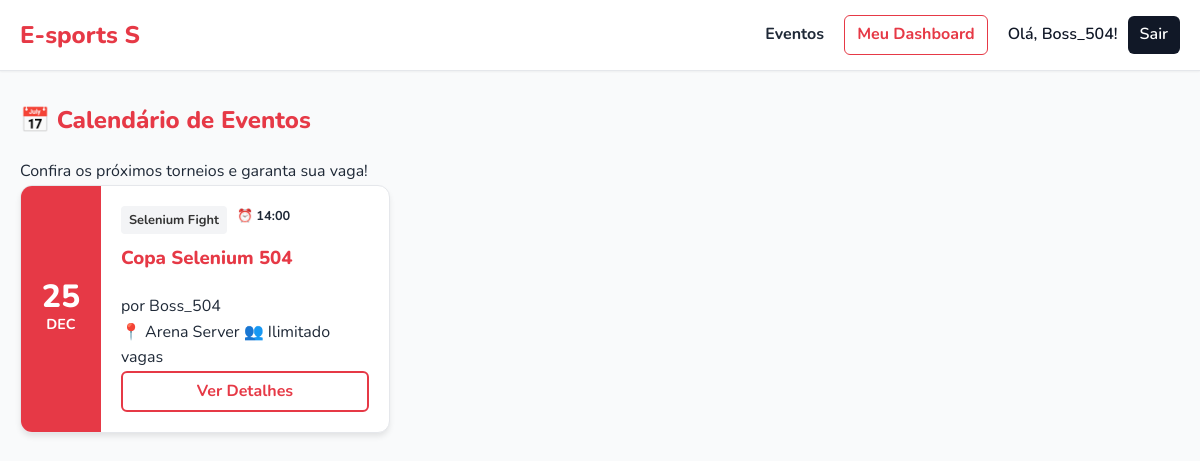
Page /eventos (signed in) on the committed database.
### app_build/models.py (models this page shows)
class Organizador(db.Model):
    id = db.Column(db.Integer, primary_key=True)
    nome = db.Column(db.String(100), unique=True, nullable=False)
    email = db.Column(db.String(100), unique=True, nullable=False)
    senha = db.Column(db.String(200), nullable=False)
    telefone = db.Column(db.String(20))
    idade = db.Column(db.Integer)

class Evento(db.Model):
    id = db.Column(db.Integer, primary_key=True)
    nome = db.Column(db.String(100), nullable=False)
    jogo = db.Column(db.String(100))
    data = db.Column(db.Date, nullable=True)
    horario = db.Column(db.Time, nullable=True)
    descricao = db.Column(db.Text, nullable=True)
    link_externo = db.Column(db.String(200), nullable=True)
    limite_jogadores = db.Column(db.Integer)
    faixa_etaria = db.Column(db.String(50))
    local = db.Column(db.String(100))
    status = db.Column(db.String(50), nullable=False, default='Ativo')
    fase_atual = db.Column(db.String(50), default='Classificatoria')
    vagas_mata_mata = db.Column(db.Integer, default=4)
    organizador_id = db.Column(db.Integer, db.ForeignKey('organizador.id'), nullable=False)
    organizador = db.relationship('Organizador', backref=db.backref('eventos', lazy=True))

### app_build/app.py (the view)
@app.route('/eventos')
@login_required
def lista_eventos():
    eventos = Evento.query.filter_by(status='Ativo').order_by(Evento.data.asc()).all()
    return render_template('evento.html', eventos=eventos, user_session=session)

### app_build/app.py (called while the page is built)
def login_required(f):
    @wraps(f)
    def decorated_function(*args, **kwargs):
        if 'user_id' not in session:
            flash("Você precisa estar logado.", "error")
            return redirect(url_for('login'))
        return f(*args, **kwargs)
    return decorated_function

### app_build/templates/evento.html (shortened to what this page needs)
{% extends 'base.html' %}
{% block content %}
    <div class="calendar-header">
        <h2>📅 Calendário de Eventos</h2>
        <p>Confira os próximos torneios e garanta sua vaga!</p>
    </div>
    <div class="calendar-grid">
        {% for e in eventos %}
            <div class="calendar-card">
                <div class="calendar-date">
                    <span class="day">{{ e.data.strftime('%d') }}</span>
                    <span class="month">{{ e.data.strftime('%b').upper() }}</span>
                </div>
                <div class="calendar-content">
                    <div class="calendar-badges">
                        <span class="badge-game">{{ e.jogo }}</span>
                        <span class="badge-time">⏰ {{ e.horario.strftime('%H:%M') }}</span>
                    </div>
                    <h3>{{ e.nome }}</h3>
                    <p class="organizer">por {{ e.organizador.nome }}</p>
                    <div class="calendar-info">
                        <span>📍 {{ e.local }}</span>
                        <span>👥 {{ e.limite_jogadores or 'Ilimitado' }} vagas</span>
                    </div>
                    <a href="{{ url_for('evento_detalhe', id=e.id) }}" class="btn-calendar-action">Ver Detalhes</a>
                </div>
            </div>
        {% endfor %}
    </div>
{% endblock %}

### app_build/templates/base.html (shortened to what this page needs)
<!DOCTYPE html>
<html lang="pt-br">
<head>
    <link rel="stylesheet" href="{{ url_for('static', filename='css/style.css') }}">
</head>
<body>
    <header class="header-internal">
        <div class="container">
            <a href="{{ url_for('index') }}" class="logo">E-sports S</a>
            <nav>
                <a href="{{ url_for('lista_eventos') }}">Eventos</a>
                {% if session.user_id %}
                    {% if session.user_type == 'organizador' %}
                        <a href="{{ url_for('dashboard') }}" class="nav-dashboard-link">Meu Dashboard</a>
                    {% endif %}
                    <span class="nav-welcome">Olá, {{ session.user_name }}!</span>
                    <a href="{{ url_for('logout') }}" class="btn-logout">Sair</a>
                {% else %}
                    <a href="{{ url_for('login') }}" class="btn-login-nav">Login</a>
                {% endif %}
            </nav>
        </div>
    </header>
    <main>
        <div class="container">
            {% block content %}{% endblock %}
        </div>
    </main>
</body>
</html>

### app_build/static/css/style.css (style rules this page uses)
:root { --cor-principal: #E63946; --cor-principal-dark: #c9303c; --cor-fundo: #F9FAFB; --cor-card: #FFFFFF; --cor-texto: #1F2937; --cor-borda: #E5E7EB; --cor-destaque: #111827; --sombra: 0 4px 6px -1px rgba(0, 0, 0, 0.1); --sombra-hover: 0 10px 15px -3px rgba(0, 0, 0, 0.1); }
* { margin: 0; padding: 0; box-sizing: border-box; }
body { font-family: 'Nunito', sans-serif; background-color: var(--cor-fundo); color: var(--cor-texto); line-height: 1.6; }
.container { max-width: 1200px; margin: 0 auto; padding: 0 20px; }
h1, h2, h3 { font-weight: 800; color: var(--cor-principal); margin-bottom: 20px; }
.header-home, header.header-internal { background: var(--cor-card); border-bottom: 1px solid var(--cor-borda); padding: 15px 0; margin-bottom: 30px; box-shadow: 0 1px 2px rgba(0,0,0,0.05); }
.header-home .container, header.header-internal .container { display: flex; justify-content: space-between; align-items: center; }
.logo-home, .logo { font-size: 1.5rem; font-weight: 800; color: var(--cor-principal); text-decoration: none; display: inline-block; transition: transform 0.2s ease; }
nav { display: flex; align-items: center; }
nav a { color: var(--cor-texto); text-decoration: none; font-weight: 700; margin-left: 20px; transition: color 0.2s; }
.nav-welcome { margin-left: 20px; color: var(--cor-destaque); font-weight: 600; }
.nav-dashboard-link { color: var(--cor-principal); border: 1px solid var(--cor-principal); padding: 6px 12px; border-radius: 6px; display: inline-block; }
.btn-logout { background: var(--cor-destaque); color: #fff !important; font-weight: 600; text-decoration: none; padding: 6px 12px; border-radius: 6px; margin-left: 10px; display: inline-block; }
.list-wrapper, .calendar-grid { display: grid; grid-template-columns: repeat(auto-fill, minmax(320px, 1fr)); gap: 25px; }
.card, .calendar-card { background: var(--cor-card); border: 1px solid var(--cor-borda); border-radius: 12px; padding: 25px; box-shadow: var(--sombra); transition: transform 0.2s; overflow: hidden; }
.calendar-card { display: flex; padding: 0; }
.calendar-date { background: var(--cor-principal); color: #fff; width: 80px; display: flex; flex-direction: column; align-items: center; justify-content: center; }
.calendar-date .day { font-size: 2rem; font-weight: 800; line-height: 1; }
.calendar-date .month { font-size: 0.9rem; font-weight: 700; text-transform: uppercase; }
.calendar-content { padding: 20px; flex: 1; display: flex; flex-direction: column; }
.calendar-badges { margin-bottom: 10px; display: flex; gap: 10px; font-size: 0.8rem; font-weight: 700; }
.badge-game { background: #f3f4f6; padding: 4px 8px; border-radius: 4px; color: #333; }
.btn-calendar-action { margin-top: auto; text-align: center; background: transparent; border: 2px solid var(--cor-principal); color: var(--cor-principal); padding: 6px; border-radius: 6px; font-weight: 700; text-decoration: none; display: block; transition: all 0.2s; }

### rows in the picture
Organizador: user_name "Boss_504"
Evento: data "25", data "DEC", jogo "Selenium Fight", horario "14:00", nome "Copa Selenium 504", organizador.nome "Boss_504", local "Arena Server", limite_jogadores "Ilimitado"
